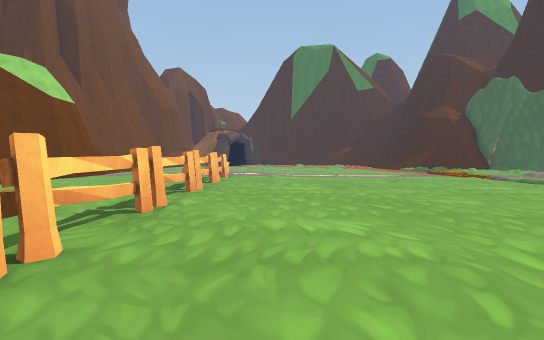
view 1 (above)

20 first-person views from a walk through a Unity game level. The camera is 1.4 m above the floor, tilts 2° down and sees 75° across. The floor is counted in squares, 2.35 m on a side. Each view is taken from the middle of a square. On the plan, view 1 faces up. The plan holds only what a view shows up to about 10 squares ahead; the rest is blank. The place goes on beyond the plan. The player character is not drawn. Some surface patterns are stand-ins.

view 2
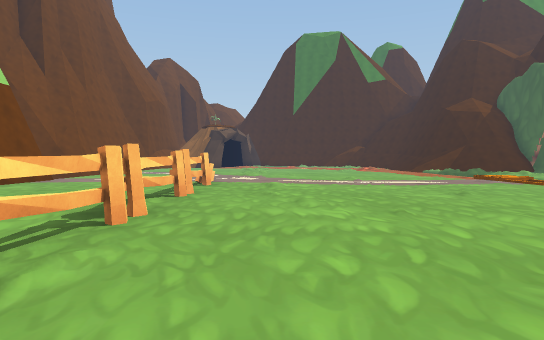

view 3
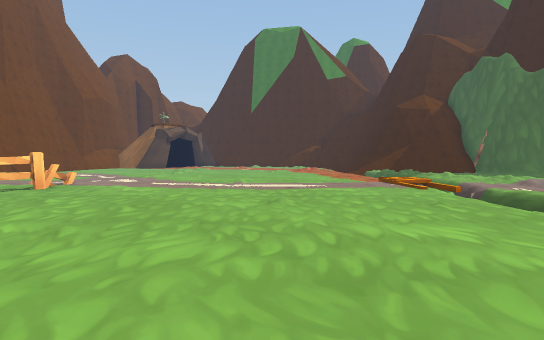

view 4
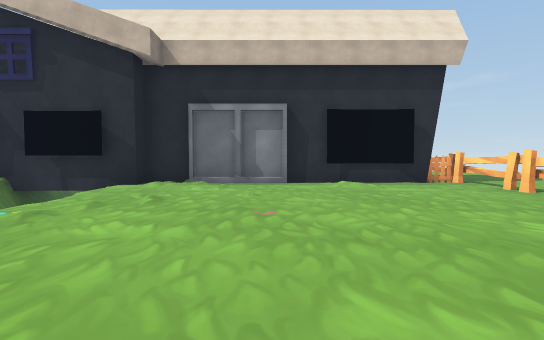

view 5
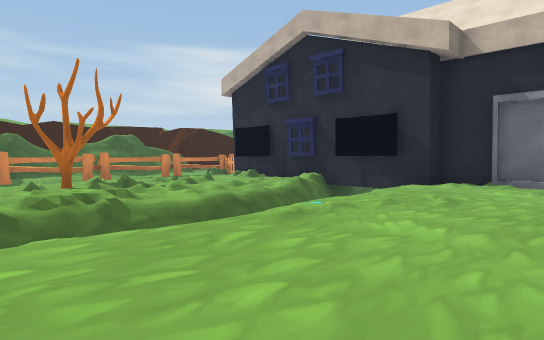

view 6
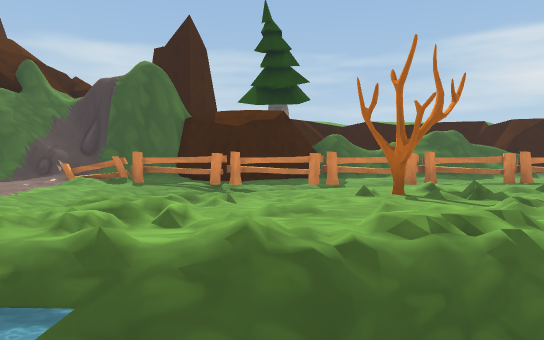

view 7
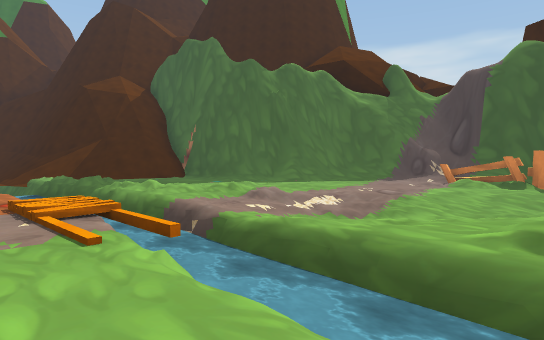

view 8
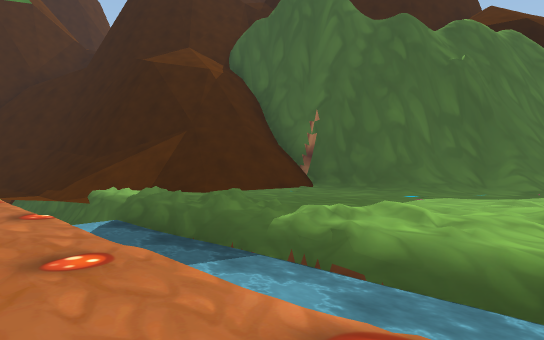

view 9
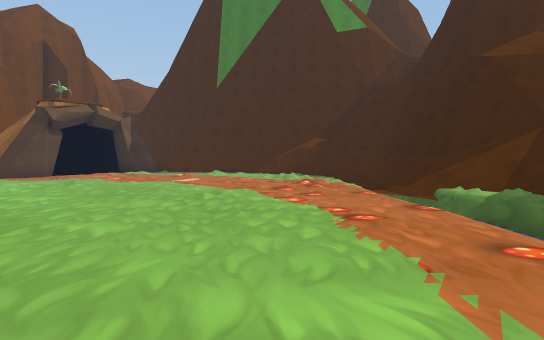

view 10
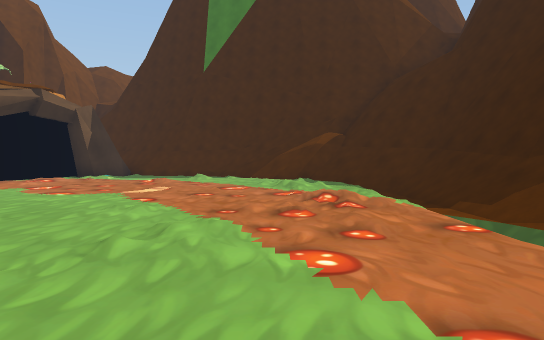

view 11
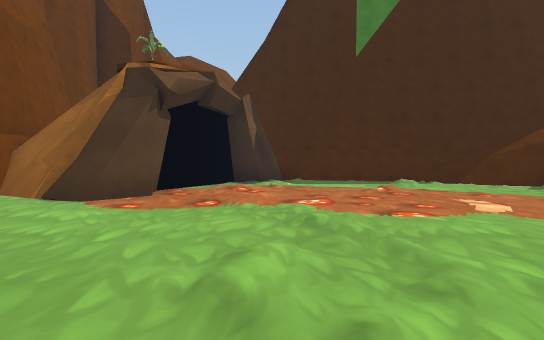

view 12
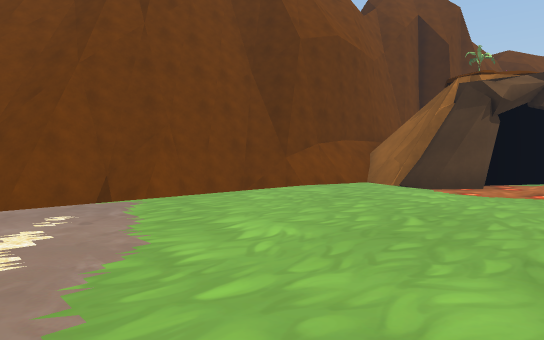

view 13
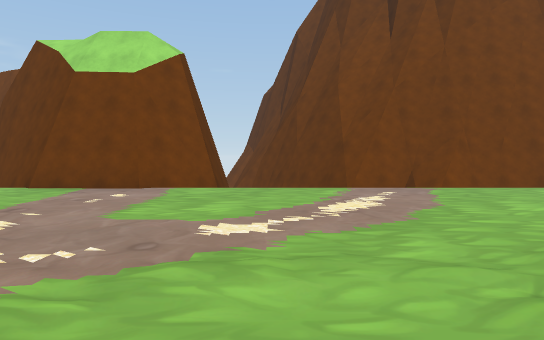

view 14
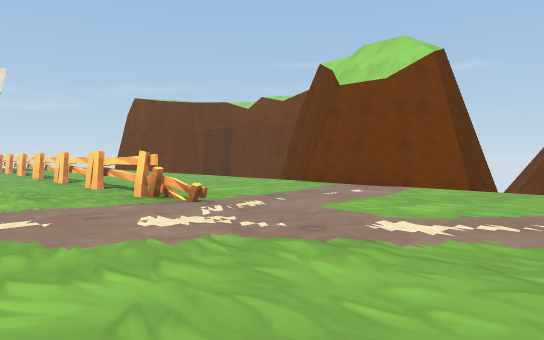

view 15
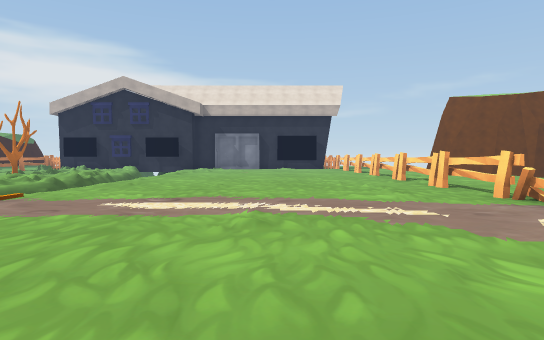

view 16
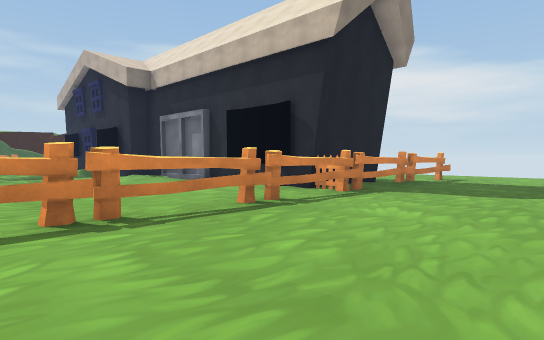

view 17
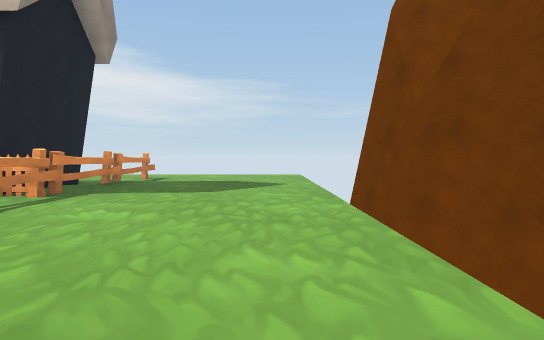

view 18
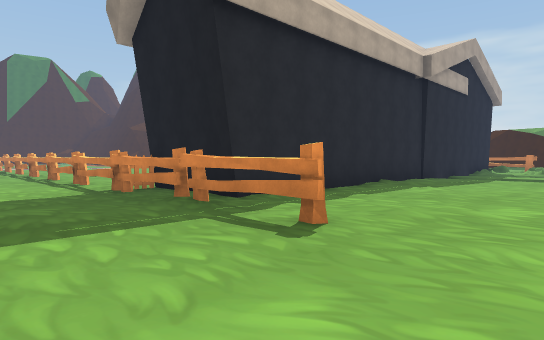

view 19
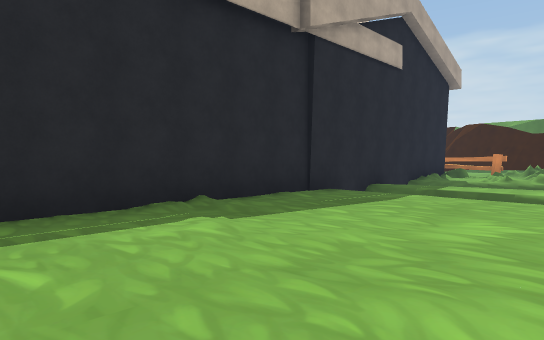

view 20
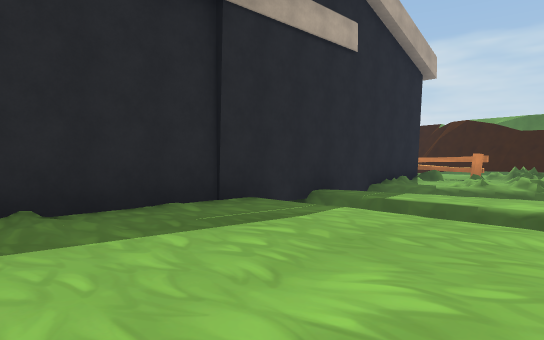

### Floor plan
Key: @ floor where view 1 was taken; # wall or solid block; . main floor; : floor 0.25 m higher than the main floor; + floor 0.5 m higher than the main floor; - floor 0.5 m lower than the main floor; / step, stairs or slope; = window, fence, low wall or low ledge; ~ water the walk can cross; ≈ water the walk keeps out of; ^ raised ledge; v drop or lower ground; F fence; T tree; O other object.
Columns run from 8 left of view 1 to 15 right of it. Each row starts with its distance up from view 1.
 28        #######
 27      ###/./=###
 26      #./..///=##
 25      #/../...//##
 24   ####./....////^
 23  ##..../....////^
 22  ##..........///^
 21  #v........../v//^
 20  #v....//.../.v//=^#
 19 ##v..../..././vv///#
 18 #≈≈......../..≈≈///#
 17 #≈≈..../ .....≈≈/..##
 16 v ≈...........≈≈/../#
 15   ≈.........../≈/../##
 14 #≈≈.........../≈///./##
 13 ###.........../≈//.../#
 12   #.........../≈//.../##
 11   #...OF/...../≈////.O=#
 10  ##...O./...../≈/ ///O##
  9  #≈...O......./≈/////O##
  8    ...O......./≈/// ~O##
  7    ...O.......vv/.// /##
  6      .O.......vv//// /##
  5       O.......vv:.../O##
  4       O.......vv+..T.O-
  3    ...O.......vv:::..O
  2   v...O........v...:.##
  1   v...O........v......#
  0 #vv...O.@...... v/.. O#
 -1 ##v...#........vv/   O.
 -2  ##...##......####
 -3   #....########
 -4   v...O#######
 -5    ....##############O
 -6    ...O........vvvv..O.
 -7    ...O........vvvv:..=
 -8     ...........v.v #==#
 -9     ...........

Positions as (right, up) in squares from view 1, and headings:
1: (0, 0), facing up
2: (0, 3), facing up
3: (3, 4), facing up
4: (3, 6), facing down
5: (3, 6), facing down-right
6: (5, 6), facing right
7: (5, 8), facing up-right
8: (5, 13), facing up-right
9: (4, 13), facing up
10: (4, 16), facing up
11: (-1, 18), facing up
12: (-1, 16), facing up-left
13: (1, 15), facing left
14: (1, 16), facing down-left
15: (2, 16), facing down
16: (-5, 3), facing down-right
17: (-5, 3), facing down
18: (-4, -9), facing up-right
19: (1, -9), facing up-right
20: (3, -9), facing up-right
